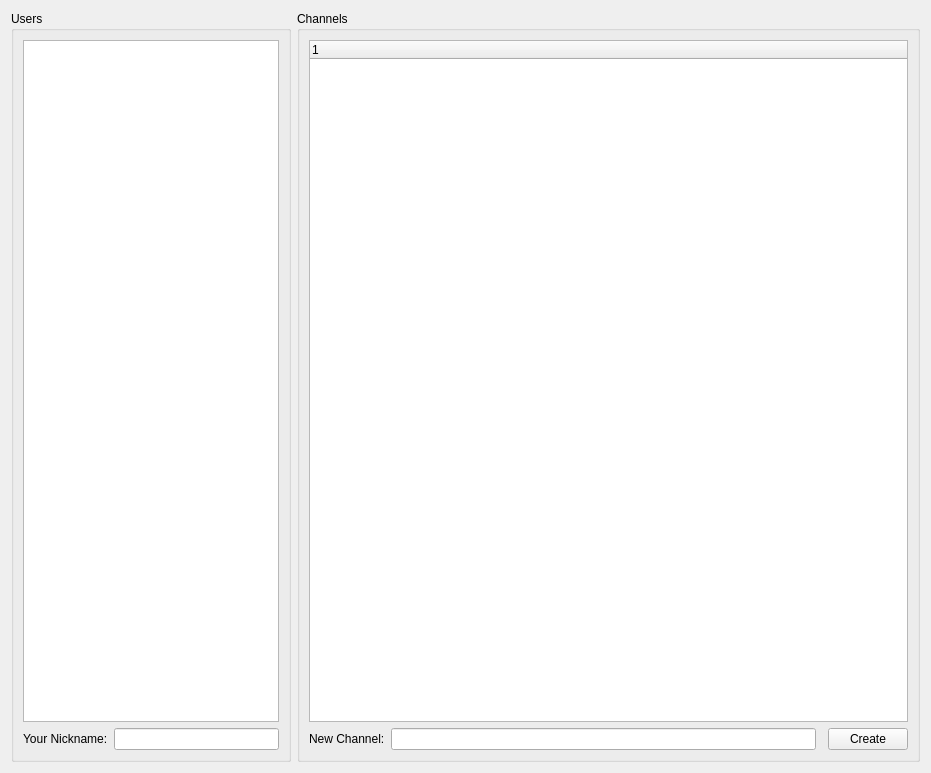
<?xml version="1.0" encoding="UTF-8"?>
<ui version="4.0">
 <class>Form</class>
 <widget class="QWidget" name="Form">
  <property name="geometry">
   <rect>
    <x>0</x>
    <y>0</y>
    <width>931</width>
    <height>773</height>
   </rect>
  </property>
  <property name="windowTitle">
   <string>Form</string>
  </property>
  <layout class="QGridLayout" name="gridLayout">
   <item row="0" column="0">
    <widget class="QGroupBox" name="users">
     <property name="title">
      <string>Users</string>
     </property>
     <layout class="QGridLayout" name="gridLayout_5">
      <item row="4" column="0">
       <widget class="QLabel" name="nicknameLabel">
        <property name="text">
         <string>Your Nickname:</string>
        </property>
       </widget>
      </item>
      <item row="4" column="1" colspan="2">
       <widget class="QLineEdit" name="nicknameEdit"/>
      </item>
      <item row="3" column="0" colspan="3">
       <widget class="QListWidget" name="usersList"/>
      </item>
     </layout>
    </widget>
   </item>
   <item row="0" column="1">
    <widget class="QGroupBox" name="channels">
     <property name="title">
      <string>Channels</string>
     </property>
     <layout class="QGridLayout" name="gridLayout_2">
      <item row="2" column="3">
       <widget class="QPushButton" name="newChannelButton">
        <property name="text">
         <string>Create</string>
        </property>
       </widget>
      </item>
      <item row="2" column="0">
       <widget class="QLabel" name="newChannelLabel">
        <property name="text">
         <string>New Channel:</string>
        </property>
       </widget>
      </item>
      <item row="2" column="1">
       <widget class="QLineEdit" name="newChannelEdit"/>
      </item>
      <item row="0" column="0" colspan="4">
       <widget class="QTreeWidget" name="channelsList">
        <property name="sizePolicy">
         <sizepolicy hsizetype="Expanding" vsizetype="Expanding">
          <horstretch>0</horstretch>
          <verstretch>0</verstretch>
         </sizepolicy>
        </property>
        <property name="selectionMode">
         <enum>QAbstractItemView::ExtendedSelection</enum>
        </property>
        <column>
         <property name="text">
          <string notr="true">1</string>
         </property>
        </column>
       </widget>
      </item>
     </layout>
     <zorder>newChannelButton</zorder>
     <zorder>channelsList</zorder>
     <zorder>newChannelLabel</zorder>
     <zorder>newChannelEdit</zorder>
    </widget>
   </item>
  </layout>
 </widget>
 <resources/>
 <connections/>
</ui>
